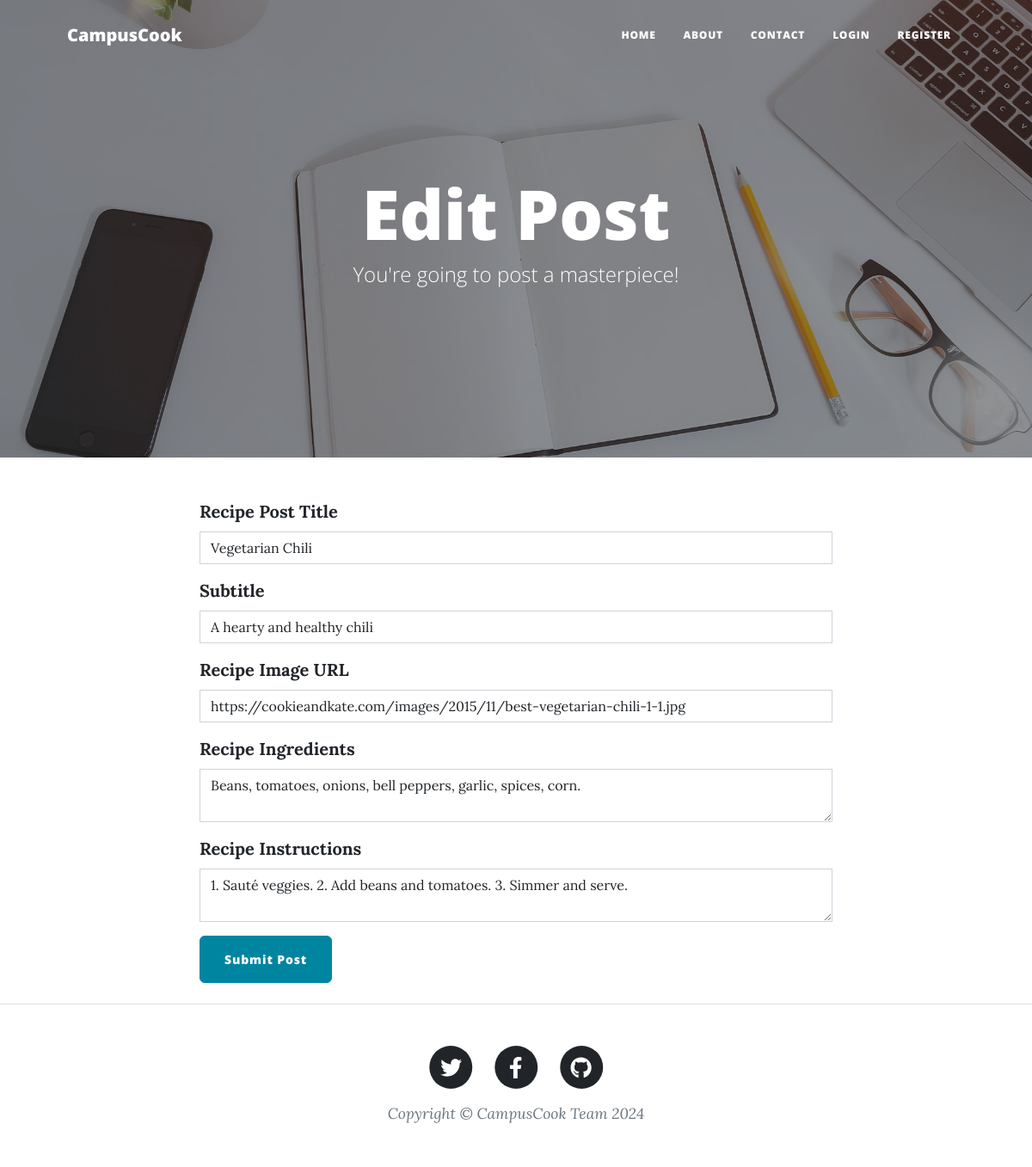
Screenshot of /edit-post/3 with the database file from the repository.
### models.py (models this page shows, shortened)
class Base(DeclarativeBase):
    pass

class RecipePost(Base):
    __tablename__ = "recipe_posts"
    id: Mapped[int] = mapped_column(Integer, primary_key=True)
    author_id: Mapped[int] = mapped_column(Integer, ForeignKey("users.id"))
    author = relationship("User", back_populates="recipes")
    title: Mapped[str] = mapped_column(String(250), unique=True, nullable=False)
    subtitle: Mapped[str] = mapped_column(String(250), nullable=False)
    date: Mapped[str] = mapped_column(String(250), nullable=False)
    ingredients: Mapped[str] = mapped_column(Text, nullable=False)
    instructions: Mapped[str] = mapped_column(Text, nullable=False)
    img_url: Mapped[str] = mapped_column(String(250), nullable=False)
    comments = relationship("Comment", back_populates="parent_post")

### routes.py (the view, shortened to what this page needs)
@route_controller.route("/edit-post/<int:post_id>", methods=["GET", "POST"])
def edit_post(post_id):
    post = db.get_or_404(RecipePost, post_id)
    edit_form = CreateRecipeForm(
        title=post.title,
        subtitle=post.subtitle,
        img_url=post.img_url,
        author=post.author,
        ingredients = post.ingredients,
        instructions = post.instructions
    )
    return render_template("make-post.html", form=edit_form, is_edit=True, current_user=current_user)

### forms.py
class CreateRecipeForm(FlaskForm):
    title = StringField("Recipe Post Title", validators=[DataRequired()])
    subtitle = StringField("Subtitle", validators=[DataRequired()])
    img_url = StringField("Recipe Image URL", validators=[DataRequired(), URL()])
    ingredients = CKEditorField("Recipe Ingredients", validators=[DataRequired()])
    instructions = CKEditorField("Recipe Instructions", validators=[DataRequired()])
    submit = SubmitField("Submit Post")

### templates/make-post.html (shortened to what this page needs)
{% from "bootstrap5/form.html" import render_form %}
{% block content %}
{% include "header.html" %}
<header
  class="masthead"
  style="background-image: url('../static/assets/img/edit-bg.jpg')"
>
  <div class="container position-relative px-4 px-lg-5">
    <div class="row gx-4 gx-lg-5 justify-content-center">
      <div class="col-md-10 col-lg-8 col-xl-7">
        <div class="page-heading">
          {% if is_edit: %}
          <h1>Edit Post</h1>
          {% else: %}
          <h1>New Post</h1>
          {% endif %}
          <span class="subheading"
            >You're going to post a masterpiece!</span
          >
        </div>
      </div>
    </div>
  </div>
</header>
<main class="mb-4">
  <div class="container">
    <div class="row">
      <div class="col-lg-8 col-md-10 mx-auto">
        {{ render_form(form, novalidate=True, button_map={"submit": "primary"}) }}
      </div>
    </div>
  </div>
</main>
{% include "footer.html" %} {% endblock %}

### rows the page displays
RecipePost: title "Vegetarian Chili", subtitle "A hearty and healthy chili", img_url "https://cookieandkate.com/images/2015/11/best-vegetarian-chili-1-1.jpg", ingredients "Beans, tomatoes, onions, bell peppers, garlic, spices, corn.", instructions "1. Sauté veggies. 2. Add beans and tomatoes. 3. Simmer and serve."
